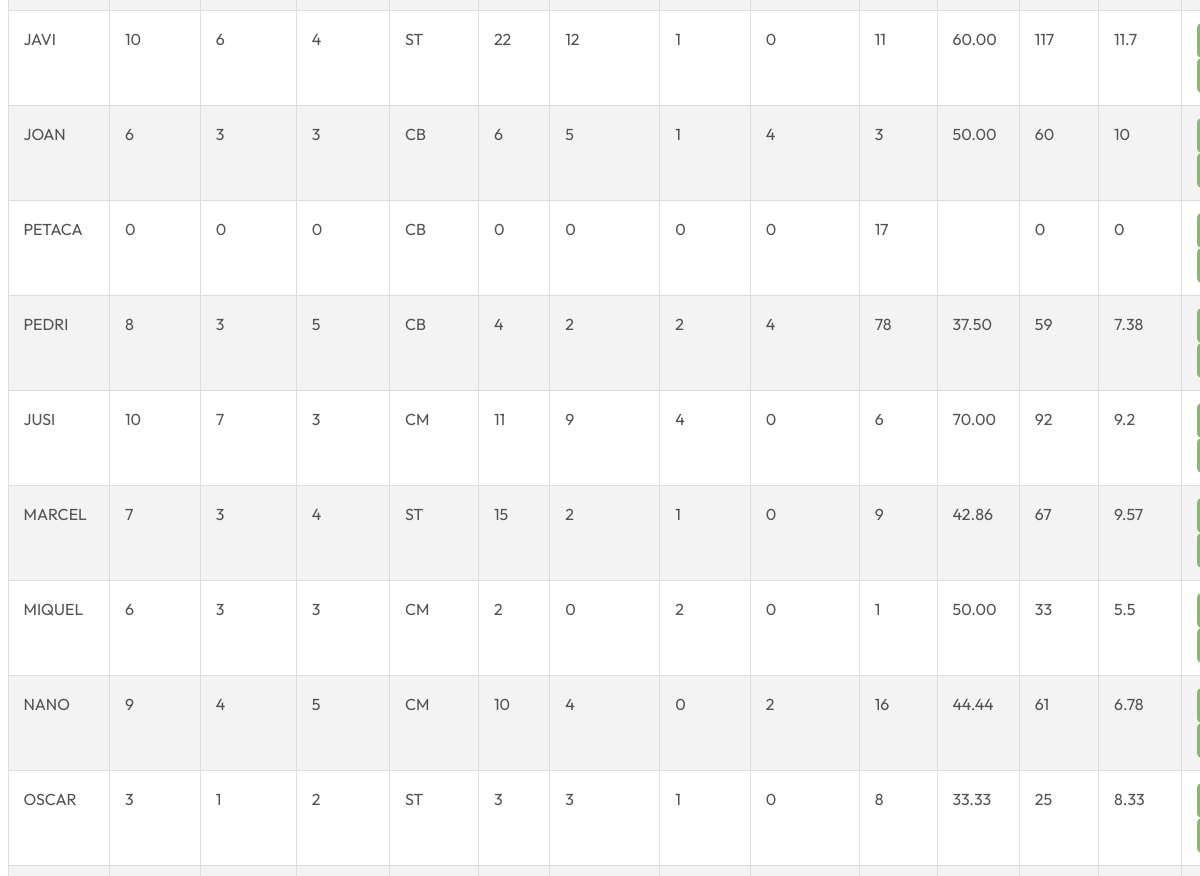
/conf-samba.php (signed in, middle part), run on an earlier commit of the app's database.
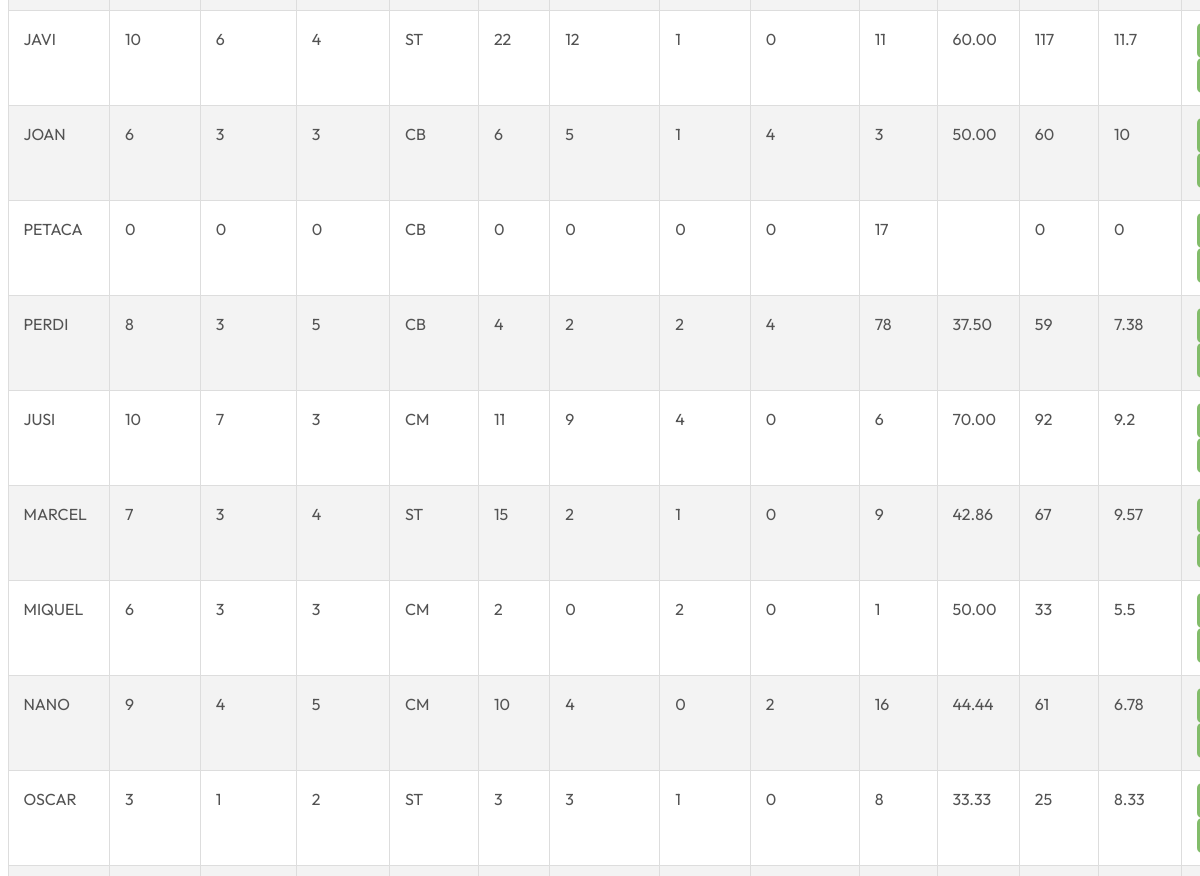
And on a later commit of the database.
### tables this page shows
CREATE TABLE Estadisticas (
    id INT PRIMARY KEY AUTO_INCREMENT,
    id_jugador INT NOT NULL,
    partidos_jugados INT NOT NULL,
    victorias INT NOT NULL,
    derrotas INT NOT NULL,
    goles INT NOT NULL,
    asistencias INT NOT NULL,
    paradas INT NOT NULL,
    defensa INT NOT NULL,
    puntos INT NOT NULL,
    FOREIGN KEY (id_jugador) REFERENCES Jugadores(id)
);

CREATE TABLE Jugadores (
    id INT PRIMARY KEY AUTO_INCREMENT,
    nombre VARCHAR(50) NOT NULL,
    email VARCHAR(255) NOT NULL,
    dorsal VARCHAR(4),
    posicion VARCHAR(20),
    perfil VARCHAR(20),
    ritmo int,
    disparo int,
    pase int,
    regate int,
    defensa int,
    fisico int 
);

### conf-samba.php (the view, shortened to what this page needs)
<?php
    include 'db_connection.php';
    $sql = "SELECT j.id, j.nombre, j.posicion, j.dorsal,
               e.partidos_jugados, e.victorias, e.derrotas, e.goles, e.asistencias, e.paradas, e.defensa AS stats_defensivas,
               ROUND((e.victorias / NULLIF(e.partidos_jugados, 0)) * 100, 2) AS win_rate,
               e.puntos AS suma_puntos
        FROM Jugadores j
        LEFT JOIN Estadisticas e ON j.id = e.id_jugador";
    $result    = $conn->query($sql);
    $jugadores = [];
    if ($result->num_rows > 0) {
        while ($row = $result->fetch_assoc()) {
            $partidos_jugados = $row['partidos_jugados'] ?? 0;
            $suma_puntos      = $row['suma_puntos'] ?? 0;
            $overall          = ($partidos_jugados > 0) ? round($suma_puntos / $partidos_jugados, 2) : 0.0;
            $row['overall'] = $overall;
            $jugadores[] = $row;
        }
    } else {
        echo "No se encontraron jugadores.";
    }
?>
<!DOCTYPE html>
<html lang="es">
<head>
    <link rel="stylesheet" href="media/css/conf.css">
</head>
<body>
    <section class="jugadores" id="jugadores">
        <div class="container">
            <table>
                <tbody>
                    <?php foreach ($jugadores as $jugador): ?>
                        <tr>
                            <td><?php echo $jugador['nombre']; ?></td>
                            <td><?php echo $jugador['partidos_jugados']; ?></td>
                            <td><?php echo $jugador['victorias']; ?></td>
                            <td><?php echo $jugador['derrotas']; ?></td>
                            <td><?php echo $jugador['posicion']; ?></td>
                            <td><?php echo $jugador['goles']; ?></td>
                            <td><?php echo $jugador['asistencias']; ?></td>
                            <td><?php echo $jugador['paradas']; ?></td>
                            <td><?php echo $jugador['stats_defensivas']; ?></td>
                            <td><?php echo $jugador['dorsal']; ?></td>
                            <td><?php echo $jugador['win_rate']; ?></td>
                            <td><?php echo $jugador['suma_puntos']; ?></td>
                            <td><?php echo $jugador['overall']; ?></td>
                            <td>
                                <button onclick="editPlayer(<?php echo $jugador['id']; ?>)">Editar</button>
                                <button onclick="deletePlayer(<?php echo $jugador['id']; ?>)">Eliminar</button>
                            </td>
                        </tr>
                    <?php endforeach; ?>
                </tbody>
            </table>
        </div>
    </section>
</body>
</html>

### media/css/conf.css (style rules this page uses)
html, body, div, span, applet, object, iframe, h1, h2, h3, h4, h5, h6, p, blockquote, pre, a, abbr, acronym, address, big, cite, code, del, dfn, em, img, ins, kbd, q, s, samp, small, strike, strong, sub, sup, tt, var, b, u, i, center, dl, dt, dd, ol, ul, li, fieldset, form, label, legend, table, caption, tbody, tfoot, thead, tr, th, td, article, aside, canvas, details, embed, figure, figcaption, footer, header, hgroup, menu, nav, output, ruby, section, summary, time, mark, audio, video { margin: 0; padding: 0; border: 0; outline: 0; vertical-align: baseline; font-family: "Outfit", sans-serif; color: #535353; font-size: 16px; font-style: normal; font-weight: 400; line-height: normal; }
.container { max-width: 1400px; }
.container, .container-fluid, .container-lg, .container-md, .container-sm, .container-xl, .container-xxl { --bs-gutter-x: 1.5rem; --bs-gutter-y: 0; width: 100%; padding-right: calc(var(--bs-gutter-x)* .5); padding-left: calc(var(--bs-gutter-x)* .5); margin-right: auto; margin-left: auto; }
html { font-size: 62.5%; scroll-behavior: smooth; }
section { display: block; overflow: hidden; }
table { width: 100%; border-collapse: collapse; margin: 20px 0; font-size: 1.6rem; text-align: left; }
table tbody tr { border-bottom: 1px solid #dddddd; }
table tbody tr:nth-of-type(even) { background-color: #f3f3f3; }
button { background-color: #82BC6A; color: white; border: none; padding: 10px 20px; border-radius: 5px; cursor: pointer; transition: background-color 0.3s ease; }

What changed in the data, as far as the page shows it:
changed through a linked row, estadisticas: id_jugador.nombre "PEDRI" → "PERDI"
